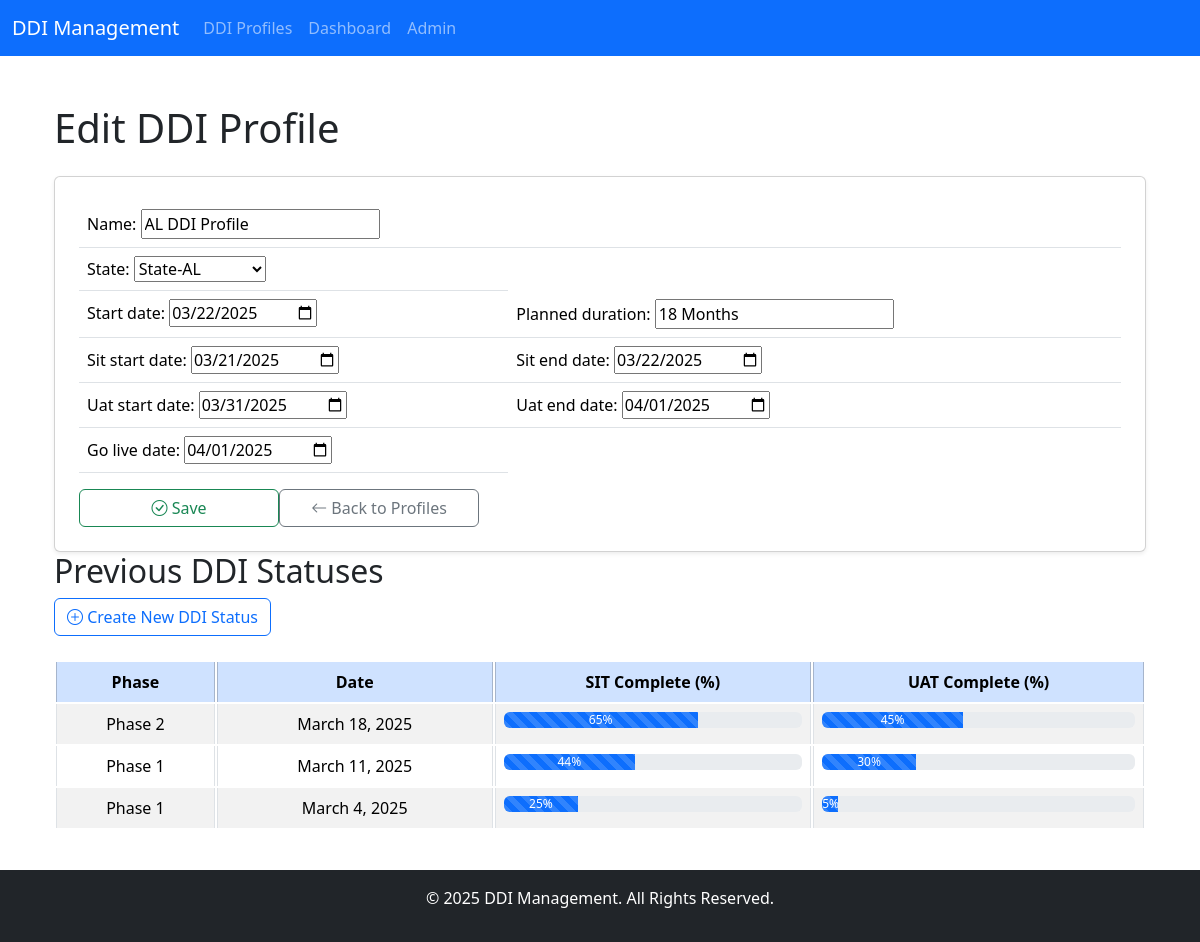
Screenshot of /ddiprofile/profile/1/detail/ with the database file from the repository.
### ddiprofile/models.py (models this page shows, shortened)
class DDIProfile(models.Model):
    name = models.CharField(max_length=255)
    state = models.ForeignKey('State', on_delete=models.PROTECT)
    start_date = models.DateField()
    planned_duration = models.CharField(max_length=50)
    sit_start_date = models.DateField()
    sit_end_date = models.DateField()
    uat_start_date = models.DateField()
    uat_end_date = models.DateField()
    go_live_date = models.DateField()
    history = models.TextField(blank=True, null=True)

class DDIStatus(models.Model):
    name = models.ForeignKey('DDIProfile', on_delete=models.PROTECT)
    current_phase = models.ForeignKey('DDIPhases', on_delete=models.PROTECT)
    date = models.DateField(default=timezone.now)
    sit_complete = models.DecimalField(default=0, decimal_places=0, max_digits=3)
    uat_complete = models.DecimalField(default=0, decimal_places=0, max_digits=3)
    remarks = models.TextField(blank=True, null=True)

class DDIPhases(models.Model):
    name = models.CharField(max_length=255)

### ddiprofile/views.py (the view)
# urls.py: path('profile/<int:pk>/detail/', views.ddi_profile_detail, name='ddi_profile_detail'),
def ddi_profile_detail(request, pk):
    profile = get_object_or_404(DDIProfile, pk=pk)
    statuses = DDIStatus.objects.filter(name=profile).order_by('-date')
    if request.method == 'POST':
        form = DDIProfileForm(request.POST, instance=profile)
        if form.is_valid():
            form.save()
            return redirect('ddi_profile_detail', pk=profile.pk)  # Redirect to the same page after save
    else:
        form = DDIProfileForm(instance=profile)
    return render(request, 'ddi_profile_detail.html', {
        'profile': profile,
        'statuses': statuses,
        'form': form,
    })

### ddiprofile/forms.py
class DDIProfileForm(forms.ModelForm):
    start_date =forms.DateField(widget=forms.DateInput(attrs={'type':'date'}))
    sit_start_date = forms.DateField(widget=forms.DateInput(attrs={'type': 'date'}))
    sit_end_date = forms.DateField(widget=forms.DateInput(attrs={'type': 'date'}))
    uat_start_date = forms.DateField(widget=forms.DateInput(attrs={'type': 'date'}))
    uat_end_date = forms.DateField(widget=forms.DateInput(attrs={'type': 'date'}))
    go_live_date = forms.DateField(widget=forms.DateInput(attrs={'type': 'date'}))
    class Meta:
        model = DDIProfile
        fields = '__all__'

### ddiprofile/models.py (called while the page is built)
    def __str__(self):
        return self.name

### ddiprofile/templates/ddi_profile_detail.html (shortened to what this page needs)
{% extends 'base.html' %}
{% block content %}
<div class="container mt-4">
    <h1 class="mb-4">{{ form.instance.pk|yesno:"Edit DDI Profile,Create DDI Profile" }}</h1>
    <form method="post" class="card p-4 shadow-sm">
        <table class="table">
            <tr>
                <td colspan="2" class="w-75">{{ form.name.label_tag }} {{ form.name }}</td>
            </tr>
            {% for field in form %}
            {% if field.name != 'name' and field.name != 'history' %}
            {% if forloop.counter0|divisibleby:2 %}
            <tr>
                {% endif %}
                <td>{{ field.label_tag }} {{ field }}</td>
                {% if not forloop.counter0|divisibleby:2 %}
            </tr>
            {% endif %}
            {% endif %}
            {% endfor %}
        </table>
        <div class="d-flex">
            <button type="submit" class="btn btn-outline-success" style="width: 200px;">
                <i class="bi bi-check-circle"></i> Save
            </button>
            <a href="{% url 'ddi_profile_list' %}" class="btn btn-outline-secondary" style="width: 200px;">
                <i class="bi bi-arrow-left"></i> Back to Profiles
            </a>
        </div>
    </form>
    <h2>Previous DDI Statuses</h2>
    <a href="{% url 'ddi_status_create' %}?profile_name={{ profile.name }}" class="btn btn-outline-primary">
        <i class="bi bi-plus-circle"></i> Create New DDI Status
    </a>
<br>
    <br>
    {% if statuses %}
    <div class="table-responsive" style="max-height: 500px; overflow-y: auto;">
    <table class="table table-striped table-bordered" style="border-collapse: separate;">
        <thead class="table-primary text-center" style="position: sticky; top: 0; z-index: 1000;">
        <tr>
            <th>Phase</th>
            <th>Date</th>
            <th>SIT Complete (%)</th>
            <th>UAT Complete (%)</th>
        </tr>
        </thead>
        <tbody>
        {% for status in statuses %}
        <tr>
            <td class="text-center">{{ status.current_phase.name }}</td>
            <td class="text-center">{{ status.date }}</td>
            <td>
                <div class="progress" role="progressbar" aria-label="Success striped example"
                     aria-valuenow="{{ status.sit_complete }}" aria-valuemin="0" aria-valuemax="100">
                    <div class="progress-bar progress-bar-striped progress-bar-animated"
                         style="width: {{ status.sit_complete }}%">{{ status.sit_complete }}%
                    </div>
                </div>
            </td>
            <td>
                <div class="progress" role="progressbar" aria-label="Success striped example"
                     aria-valuenow="{{ status.uat_complete }}" aria-valuemin="0" aria-valuemax="100">
                    <div class="progress-bar progress-bar-striped progress-bar-animated"
                         style="width: {{ status.uat_complete }}%">{{ status.uat_complete }}%
                    </div>
                </div>
            </td>
        </tr>
        {% endfor %}
        </tbody>
    </table>
    </div>
    {% else %}
    <p>No statuses available for this profile.</p>
    {% endif %}
</div>
{% endblock %}

### ddiprofile/templates/base.html (shortened to what this page needs)
<!DOCTYPE html>
<html lang="en">
<head>
    <link rel="stylesheet" href="https://cdn.jsdelivr.net/npm/bootstrap@5.3.2/dist/css/bootstrap.min.css" />
    <link rel="stylesheet" href="https://cdn.jsdelivr.net/npm/bootstrap-icons/font/bootstrap-icons.css">
    <link rel="stylesheet" href="https://cdn.jsdelivr.net/npm/bootstrap-datepicker@1.9.0/dist/css/bootstrap-datepicker.min.css">
</head>
<body>
    <nav class="navbar navbar-expand-lg navbar-dark bg-primary">
        <div class="container-fluid">
            <a class="navbar-brand" href="{% url 'index' %}">DDI Management</a>
            <div class="collapse navbar-collapse" id="navbarNav">
                <ul class="navbar-nav">
                    <li class="nav-item"><a class="nav-link" href="{% url 'ddi_profile_list' %}">DDI Profiles</a></li>
                    <li class="nav-item"><a class="nav-link" href="{% url 'dashboard' %}">Dashboard</a></li>
                    <li class="nav-item"><a class="nav-link" href="{% url 'admin:index' %}">Admin</a></li>
                </ul>
            </div>
        </div>
    </nav>
    <main class="container py-4">
        {% block content %}{% endblock %}
    </main>
    <footer class="bg-dark text-white text-center py-3">
        <p>&copy; 2025 DDI Management. All Rights Reserved.</p>
    </footer>
</body>
</html>

### rows the page displays
DDIProfile: instance.pk "Edit DDI Profile", name "AL DDI Profile", form "State-AL" "03/22/2025" "18 Months" "03/21/2025" "03/22/2025" "03/31/2025" "04/01/2025" "04/01/2025"
DDIStatus: current_phase.name "Phase 2", date "March 18, 2025", sit_complete "65", uat_complete "45"
DDIStatus: current_phase.name "Phase 1", date "March 11, 2025", sit_complete "44", uat_complete "30"
DDIStatus: current_phase.name "Phase 1", date "March 4, 2025", sit_complete "25", uat_complete "5"

### other values shown
{{ field.label_tag }} "State:" "Start date:" "Planned duration:" "Sit start date:" "Sit end date:" "Uat start date:" "Uat end date:" "Go live date:"
